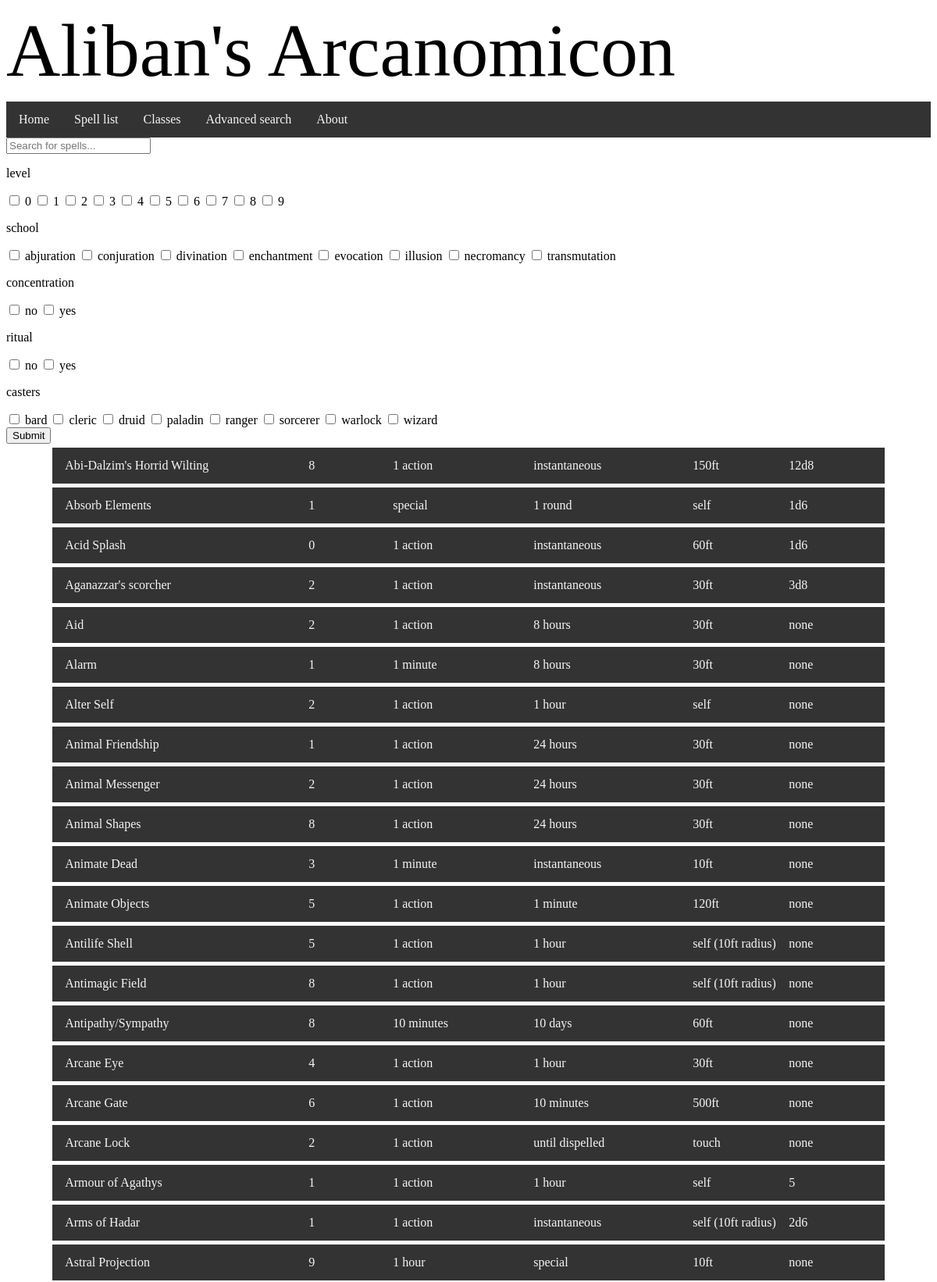
Screenshot of /search (upper part) with the database file from the repository.
### tables this page shows
CREATE TABLE spell (id INTEGER PRIMARY KEY AUTOINCREMENT, name STRING, description TEXT, level INTEGER, components STRING, concentration INTEGER, ritual INTEGER, damage STRING, range INTEGER REFERENCES range (id), duration INTEGER REFERENCES duration (id), castingtime STRING REFERENCES castingtime (id), school INTEGER REFERENCES school (id));

CREATE TABLE castingtime (id INTEGER PRIMARY KEY AUTOINCREMENT, name STRING);

CREATE TABLE duration (id INTEGER PRIMARY KEY AUTOINCREMENT, name STRING);

CREATE TABLE range (id INTEGER PRIMARY KEY AUTOINCREMENT, name STRING);

### routes.py (the view)
@app.route('/search', methods=('GET','POST')) #defines methods available to this route
def search():
    sql = "SELECT spell.id, spell.name, spell.level, castingtime.name, duration.name, range.name, spell.damage FROM spell INNER JOIN range ON range.id = spell.range INNER JOIN castingtime ON castingtime.id = spell.castingtime INNER JOIN duration ON duration.id = spell.duration"
    if request.method == 'POST':
        var = request.form.getlist('param') #getting a list of all of the selected parameters on the page
        sqlparams = filtermfunc(var)
        sqlfilt = "{} {}".format(sql,sqlparams) #joining the original all-selecting sql statement with the SQL-ordered parameters that the sqlparams function returns
        spells = db_func(sqlfilt, single=False) #doing the SQL thing! woooooo!
        if spells == False:
            spells = db_func(sql,single=False)
            return render_template('search.html', entfields=entfields, spells=spells)
        return render_template('search.html', entfields=entfields, spells=spells)
    else:
        spells = db_func(sql,single=False)
        return render_template('search.html', entfields=entfields, spells=spells)

### templates/search.html (shortened to what this page needs)
{% extends "layout.html" %}
{% block content %}
    <input type="text" id="myInput" onkeyup="searchfilter()" placeholder="Search for spells...">
    <form method="POST" action="/search">
        {% for field in entfields %}
            <p>{{ field[0] }}</p>
            {% for term in field[1:] %}
                <input type="checkbox" name="param" value="{{field[0]}}_{{term}}">
                <label for={{term}}>{{ term }}</label>
            {% endfor %}
        {% endfor %}
        <br>
        <input type="submit" value="Submit">
    </form>
    <div id="spells">
    {% for spell in spells %}
        <div class="spelllink">
            <a href="spell/{{ spell[0] }}">
                <span class= "asname">{{ spell[1] }}</span>
                <span class= "aslevel">{{ spell[2] }}</span>
                <span class= "ascastime">{{ spell[3] }}</span>
                <span class= "asdurat">{{ spell[4] }}</span>
                <span class= "asrange">{{ spell[5] }}</span>
                <span class= "asdmg">{{ spell[6] }}</span>
            </a>
        </div>
    {% endfor %}
    </div>
{% endblock content %}

### static/css/main.css (style rules this page uses)
.spelllink { margin: 5px; overflow: hidden; background-color: #333333; align-self: center; width: 90%; display: block; margin-left: 5%; }
.spelllink a { padding: 14px 16px; text-align: left; text-decoration: none; float: left; width: 100%; }
.asname { position: absolute; width: 25%; }
.aslevel { position: absolute; margin-left: 26%; text-align: center; }
.ascastime { position: absolute; margin-left: 35%; text-align: center; }
.asdurat { position: absolute; margin-left: 50%; text-align: center; }
.asrange { position: absolute; margin-left: 67%; text-align: center; }
.asdmg { margin-left: 87%; text-align: center; }
a:link { color:#F6F6F6; }
p { font-family: Scaly Sans; font-weight: 400; font-style: normal; }

### rows the page displays
spell: name "Abi-Dalzim's Horrid Wilting", level "8", name "1 action", name "instantaneous", name "150ft", damage "12d8"
spell: name "Absorb Elements", level "1", name "special", name "1 round", name "self", damage "1d6"
spell: name "Acid Splash", level "0", name "1 action", name "instantaneous", name "60ft", damage "1d6"
spell: name "Aganazzar's scorcher", level "2", name "1 action", name "instantaneous", name "30ft", damage "3d8"
spell: name "Aid", level "2", name "1 action", name "8 hours", name "30ft", damage "none"
spell: name "Alarm", level "1", name "1 minute", name "8 hours", name "30ft", damage "none"
spell: name "Alter Self", level "2", name "1 action", name "1 hour", name "self", damage "none"
spell: name "Animal Friendship", level "1", name "1 action", name "24 hours", name "30ft", damage "none"
spell: name "Animal Messenger", level "2", name "1 action", name "24 hours", name "30ft", damage "none"
spell: name "Animal Shapes", level "8", name "1 action", name "24 hours", name "30ft", damage "none"
spell: name "Animate Dead", level "3", name "1 minute", name "instantaneous", name "10ft", damage "none"
spell: name "Animate Objects", level "5", name "1 action", name "1 minute", name "120ft", damage "none"
spell: name "Antilife Shell", level "5", name "1 action", name "1 hour", name "self (10ft radius)", damage "none"
spell: name "Antimagic Field", level "8", name "1 action", name "1 hour", name "self (10ft radius)", damage "none"
spell: name "Antipathy/Sympathy", level "8", name "10 minutes", name "10 days", name "60ft", damage "none"
spell: name "Arcane Eye", level "4", name "1 action", name "1 hour", name "30ft", damage "none"
spell: name "Arcane Gate", level "6", name "1 action", name "10 minutes", name "500ft", damage "none"
spell: name "Arcane Lock", level "2", name "1 action", name "until dispelled", name "touch", damage "none"
spell: name "Armour of Agathys", level "1", name "1 action", name "1 hour", name "self", damage "5"
spell: name "Arms of Hadar", level "1", name "1 action", name "instantaneous", name "self (10ft radius)", damage "2d6"
spell: name "Astral Projection", level "9", name "1 hour", name "special", name "10ft", damage "none"

### other values shown
{{ field[0] }} "level" "school" "concentration" "ritual" "casters"
{{ term }} "0" "1" "2" "3" "4" "5" "6" "7" "8" "9" "abjuration" "conjuration" "divination" "enchantment" "evocation" "illusion" "necromancy" "transmutation" "no" "yes" "no" "yes" "bard" "cleric" "druid" "paladin" "ranger" "sorcerer" "warlock" "wizard"
